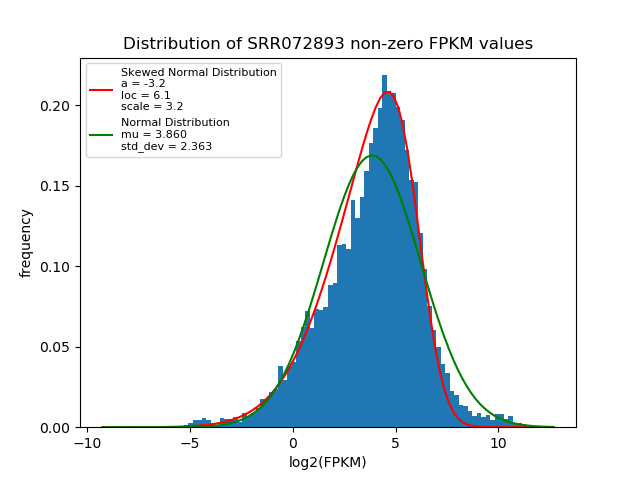

Here is the Python script that generated this plot:
#!/usr/bin/env Python3

"""
Usage: ../exercise1.py <ctab> <a> <loc> <scale>

Plot FPKM values as a histogram
"""

import sys
import scipy.stats as stats
import matplotlib.pyplot as plt
import numpy as np
import pandas as pd
import os

ctab = pd.read_csv(sys.argv[1], sep='\t')
goi = ctab.loc[:,'FPKM'] > 0

my_data = np.log2(ctab.loc[goi,'FPKM'])

title = sys.argv[1].split(os.sep)[-2]

mu = my_data.mean()
std = my_data.std()

a = float(sys.argv[2])
loc = float(sys.argv[3])
scale = float(sys.argv[4])
x = np.linspace(my_data.min(), my_data.max(),100)
y = stats.skewnorm.pdf(x, a, loc, scale)

y2 = stats.norm.pdf(x, mu, std)

fig, ax = plt.subplots()
ax.hist(my_data, bins=100, density=True)
ax.plot(x, y, color='red', label='Skewed Normal Distribution\na = %s\nloc = %s\nscale = %s' %(str(a), str(loc), str(scale)))
ax.plot(x, y2, color='green', label='Normal Distribution\nmu = %s\nstd_dev = %s' %(str(mu)[:5], str(std)[:5]))
ax.legend(loc='upper left', fontsize=8)
ax.set_xlabel('log2(FPKM)')
ax.set_ylabel('frequency')
ax.set_title('Distribution of %s non-zero FPKM values' %(title))
fig.savefig('exercise1.png')
plt.close(fig)